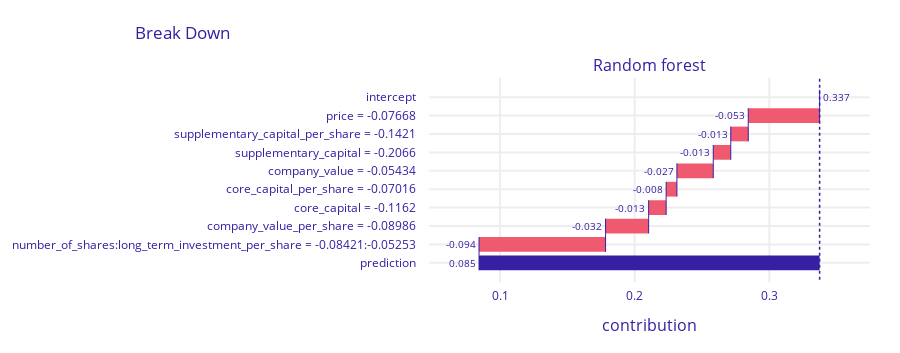

The notebook cell this image was saved under:
### Markdown cell above
In the third observation, the combination of **number_of_shares** and **long_term_investment_per_share** variables played a key role and had a negative impact on the prediction value (as did the other variables). The number of shares was relatively high, as was the value of long-term investment per share or share price (another variable relevant to this prediction).

### Code cell
print(f'Analysis of observation {overestimated_test.index[2]}')
int_break_down[2].plot()

### Figure 1 — Plotly figure (JSON) as saved in the notebook; plotly's stock layout.template omitted (floating-point values rounded to 4 significant figures)
{"data": [{"base": 0.3374, "connector": {"line": {"color": "#371ea3", "dash": "solid", "width": 1}, "mode": "spanning"}, "decreasing": {"marker": {"color": "#f05a71"}}, "hoverinfo": "text+delta", "hoverlabel": {"bgcolor": "rgba(0,0,0,0.8)"}, "hovertext": ["Average response: 0.337<br>Prediction: 0.085", "price = -0.07668<br>decreases average response by", "supplementary_capital_per_share = -0.1421<br>decreases average response by", "supplementary_capital = -0.2066<br>decreases average response by", "company_value = -0.05434<br>decreases average response by", "core_capital_per_share = -0.07016<br>decreases average response by", "core_capital = -0.1162<br>decreases average response by", "company_value_per_share = -0.08986<br>decreases average response by", "number_of_shares:long_term_investment_per_share = -0.08421:-0.05253<br>decreases average response by", "Average response: 0.337<br>Prediction: 0.085"], "increasing": {"marker": {"color": "#8bdcbe"}}, "measure": ["relative", "relative", "relative", "relative", "relative", "relative", "relative", "relative", "relative", "total"], "orientation": "h", "showlegend": false, "text": ["0.337", "-0.053", "-0.013", "-0.013", "-0.027", "-0.008", "-0.013", "-0.032", "-0.094", "0.085"], "textposition": "outside", "totals": {"marker": {"color": "#371ea3"}}, "type": "waterfall", "x": [0, -0.053, -0.013, -0.013, -0.027, -0.008, -0.013, -0.032, -0.094, -0.252], "xaxis": "x", "y": ["intercept", "price = -0.07668", "supplementary_capital_per_share = -0.1421", "supplementary_capital = -0.2066", "company_value = -0.05434", "core_capital_per_share = -0.07016", "core_capital = -0.1162", "company_value_per_share = -0.08986", "number_of_shares:long_term_investment_per_share = -0.08421:-0.05253", "prediction"], "yaxis": "y"}], "layout": {"annotations": [{"font": {"size": 16}, "showarrow": false, "text": "Random forest", "x": 0.5, "xanchor": "center", "xref": "paper", "y": 1, "yanchor": "bottom", "yref": "paper"}, {"font": {"size": 16}, "showarrow": false, "text": "contribution", "x": 0.5, "xanchor": "center", "xref": "paper", "y": 0, "yanchor": "top", "yref": "paper", "yshift": -30}], "font": {"color": "#371ea3"}, "height": 353, "margin": {"b": 71, "r": 30, "t": 78}, "shapes": [{"line": {"color": "#371ea3", "dash": "dot", "width": 1.5}, "type": "line", "x0": 0.3374, "x1": 0.3374, "xref": "x", "y0": -1, "y1": 10, "yref": "y"}], "title": {"text": "Break Down", "x": 0.15}, "xaxis": {"anchor": "y", "automargin": true, "domain": [0, 1], "fixedrange": true, "gridwidth": 2, "range": [0.0472, 0.3748], "tickcolor": "white", "ticklen": 3, "ticks": "outside", "type": "linear", "zeroline": false}, "yaxis": {"anchor": "x", "automargin": true, "autorange": "reversed", "domain": [0, 1], "fixedrange": true, "gridwidth": 2, "tickcolor": "white", "ticklen": 10, "ticks": "outside", "type": "category"}}}
